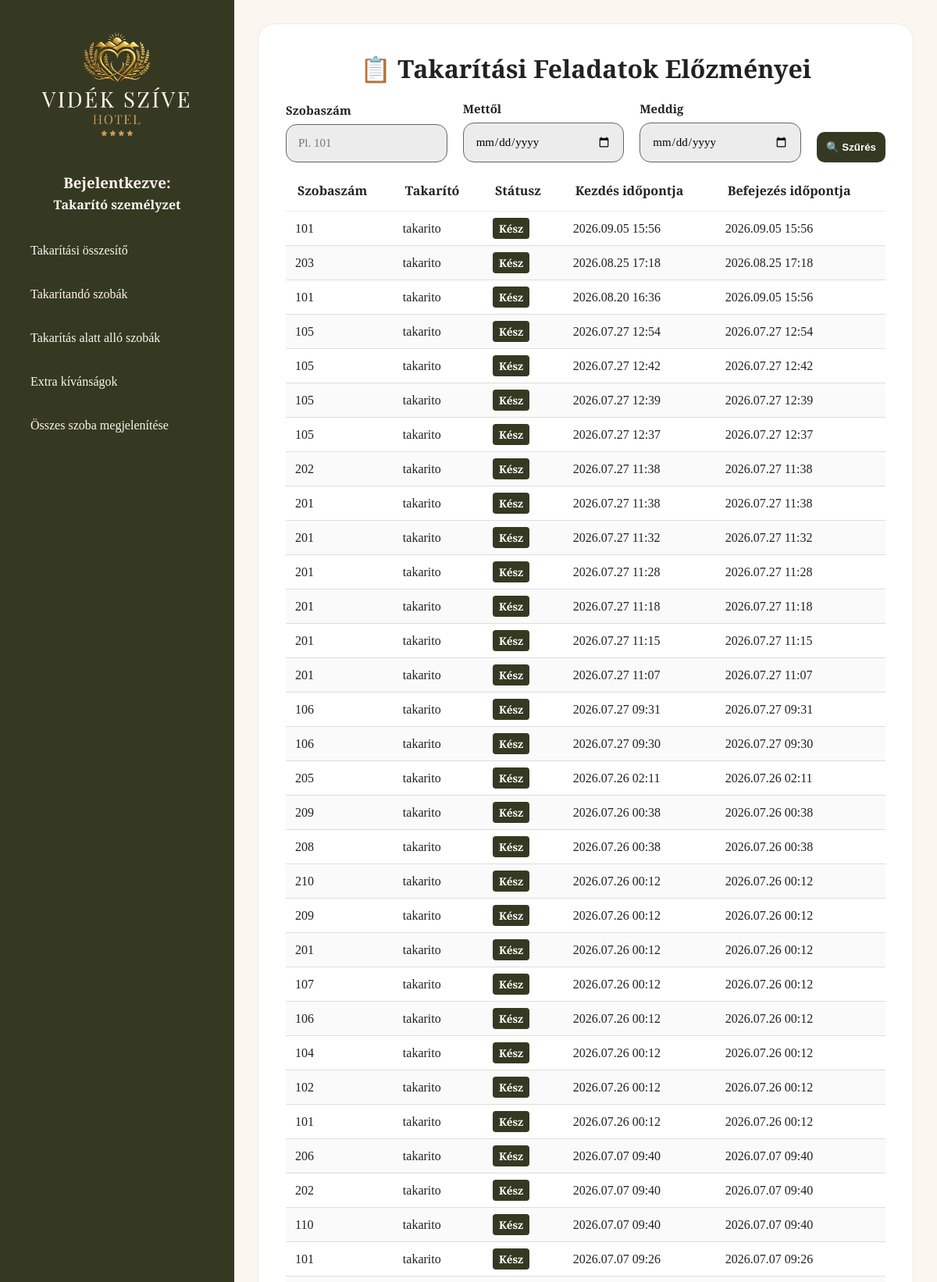
/dashboard/takaritasok/ (signed in, upper part), run on the app's committed database.
### videk_szive/models.py (models this page shows, shortened)
class CleaningTask(models.Model):
    STATUS_CHOICES = [
        ("needed", "Szükséges"),
        ("in_progress", "Folyamatban"),
        ("done", "Kész"),
    ]
    room = models.ForeignKey(Room, on_delete=models.CASCADE, related_name="cleanings")
    status = models.CharField(max_length=20, choices=STATUS_CHOICES, default="needed")
    started_at = models.DateTimeField(null=True, blank=True)
    finished_at = models.DateTimeField(null=True, blank=True)
    cleaner = models.ForeignKey(User, on_delete=models.SET_NULL, null=True, blank=True)
    created_at = models.DateTimeField(auto_now_add=True)

class Room(models.Model):
    room_number = models.IntegerField(primary_key=True, verbose_name="Szobaszám")
    room_type = models.CharField(max_length=50, verbose_name="Szobatípus")
    room_persons = models.IntegerField(verbose_name="Férőhely")
    room_size = models.IntegerField(verbose_name="Szobaméret (m²)")
    balcony = models.BooleanField(default=False, verbose_name="Erkélyes")
    price_per_night = models.IntegerField(verbose_name="Ár/éjszaka")
    status_free = models.BooleanField(default=True, verbose_name="Szabad szoba")
    status_booked = models.BooleanField(default=False, verbose_name="Kiadott szoba")
    status_need_cleaning = models.BooleanField(default=False, verbose_name="Takarítandó szoba")
    status_under_cleaning = models.BooleanField(default=False, verbose_name="Takarítás alatt álló szoba")
    status_cleaned = models.BooleanField(default=False, verbose_name="Kitakarított szoba")
    cleaning = models.BooleanField(default=False, verbose_name="Takarítást kér")
    not_cleaning = models.BooleanField(default=False, verbose_name="Takarítást nem kér")
    extra_sheets = models.BooleanField(default=False, verbose_name="Extra ágynemű")
    extra_towel = models.BooleanField(default=False, verbose_name="Extra törölköző")
    extra_showers = models.BooleanField(default=False, verbose_name="Extra tusfürdő")
    bin_clean = models.BooleanField(default=False, verbose_name="Szemetes ürítés")
    wake_up = models.BooleanField(default=False, verbose_name="Ébresztés kérése")
    wake_up_time = models.CharField(max_length=100, blank=True, null=True, verbose_name="Ébresztési időpont / Megjegyzés")
    wake_up_confirmed = models.BooleanField(default=False, verbose_name="Ébresztés visszaigazolva")
    issues = models.BooleanField(default=False, verbose_name="Műszaki hiba")
    issue_description = models.TextField(blank=True, null=True)
    wifi = models.CharField(max_length=50, blank=True, null=True, verbose_name="Wi-Fi jelszó")
    current_guest = models.ForeignKey(
        Guest,
        on_delete=models.SET_NULL,
        blank=True,
        null=True,
        related_name="rooms",
        verbose_name="Aktuális vendég"
    )
    class Meta:
        verbose_name_plural = "Rooms"

### videk_szive/views.py (the view, shortened to what this page needs)
# urls.py: path('takaritasok/', views.cleaning_history_view, name='cleaning_history'),
@login_required
def cleaning_history_view(request):
    tasks = CleaningTask.objects.all().select_related('room','cleaner').order_by('-started_at')
    room_filter = request.GET.get('room_number','').strip()
    waiting_rooms = Room.objects.filter(status_need_cleaning=True)
    if room_filter:
        waiting_rooms = waiting_rooms.filter(room_number=room_filter)
    virtual_tasks = []
    if room_filter:
        tasks = tasks.filter(room__room_number=room_filter)
    start_date_str = request.GET.get('start_date','').strip()
    end_date_str = request.GET.get('end_date','').strip()
    if start_date_str:
        start_date = datetime.strptime(start_date_str,"%Y-%m-%d")
        tasks = tasks.filter(started_at__gte=start_date)
        if virtual_tasks:
            virtual_tasks = []
    if end_date_str:
        end_date = datetime.strptime(end_date_str,"%Y-%m-%d").replace( hour=23, minute=59, second=59)
        tasks = tasks.filter(started_at__lte=end_date)
        if virtual_tasks:
            virtual_tasks = []
    combined_tasks = list(virtual_tasks) + list(tasks)
    context = {
        'tasks': combined_tasks,
        'room_filter': room_filter,
        'start_date_filter': start_date_str,
        'end_date_filter': end_date_str,
    }
    return render(request,'cleaning_history.html',context)

### videk_szive/templates/cleaning_history.html (shortened to what this page needs)
{% extends 'index.html' %}
{% load static %}
{% block content %}
<div class="card">
    <div style="text-align: center;">
        <h1>📋 Takarítási Feladatok Előzményei</h1>
    </div>
    <div class="card-filter">
    <form method="GET" action="{% url 'cleaning_history' %}" style="display: flex; flex-wrap: wrap; align-items: flex-end; gap: 20px; margin: 0; width: 100%;">
        <div class="input-group">
            <label for="room_number">Szobaszám</label>
            <input type="number" id="room_number"  name="room_number"value="{{ room_filter }}"placeholder="Pl. 101">
        </div>
        <div class="input-group">
            <label for="start_date">Mettől</label>
            <input type="date" id="start_date" name="start_date" value="{{ start_date_filter }}">
        </div>
        <div class="input-group">
            <label for="end_date">Meddig</label>
            <input type="date" id="end_date" name="end_date"value="{{ end_date_filter }}">
        </div>
        <div>
            <button type="submit" class="primary">🔍 Szűrés</button>
        </div>
    </form>
</div>
    <div style="overflow-x: auto;">
        <table style="width: 100%; border-collapse: collapse; text-align: left; margin-top: 10px;">
            <thead>
                <tr style="border-bottom: 1px solid var(--clr-lightgrey);">
                    <th style="padding:15px;">Szobaszám</th>
                    <th style="padding:15px;">Takarító</th>
                    <th style="padding:15px;">Státusz</th>
                    <th style="padding:15px;">Kezdés időpontja</th>
                    <th style="padding:15px;">Befejezés időpontja</th>
                </tr>
            </thead>
            <tbody>
                {% for task in tasks %}
                    <tr style="border-bottom: 1px solid #ddd; background-color: {% cycle 'transparent' 'rgba(0,0,0,0.02)' %};">
                        <td style="padding: 12px;">{{ task.room.room_number }}</td>
                        <td style="padding: 12px;">
                            {% if task.cleaner %}
                               {{ task.cleaner.username }}
                            {% else %}
                                <span>Nincs hozzárendelve</span>
                            {% endif %}
                        </td>
                        <td style="padding: 12px;">
                            {% if task.status == 'needed' %}
                                <span style="background-color: var(--clr-orange); color: black; padding: 4px 8px; border-radius: 4px; font-size: 0.85rem; font-weight: bold;">Várakozik</span>
                            {% elif task.status == 'in_progress' %}
                                <span style="background-color: var(--clr-blue); color: white; padding: 4px 8px; border-radius: 4px; font-size: 0.85rem; font-weight: bold;">Folyamatban</span>
                            {% elif task.status == 'done' %}
                                <span style="background-color: var(--clr-green); color: white; padding: 4px 8px; border-radius: 4px; font-size: 0.85rem; font-weight: bold;">Kész</span>
                            {% else %}
                                {{ task.status }}
                            {% endif %}
                        </td>
                        <td style="padding: 12px;">{{ task.started_at|date:"Y.m.d H:i"|default:"-" }}</td>
                        <td style="padding: 12px;">{{ task.finished_at|date:"Y.m.d H:i"|default:"-" }}</td>
                    </tr>
                {% empty %}
                    <tr>
                        <td colspan="5" style="padding: 20px; text-align: center;">
                            ✨ Nem található a keresési feltételnek megfelelő takarítási feladat.
                        </td>
                    </tr>
                {% endfor %}
            </tbody>
        </table>
    </div>
</div>
{% endblock %}

### videk_szive/static/room/style.css (style rules this page uses)
:root { --clr-green: #363922; --clr-gold: #C89E5C; --clr-gold-dark: #b58d4c; --clr-white: #FBF6F0; --clr-wwhite: #fff; --clr-grey-font: #222; --clr-grey: #666; --clr-lightgrey: #ececec; --clr-red: #E57373; --clr-lightred: #fff1f1; --clr-orange: #F4B400; --clr-lightorange: #fff8e7; --clr-blue: #64B5F6; --clr-lightblue: #eef7ff; --clr-lightgreen: #81C784; --clr-lightergreen: #effbef; --ff-playfair:"Playfair Display", serif; --ff-great: "Great Vibes", cursive; }
* { margin:0; padding:0; box-sizing:border-box; }
body { font-family: var(--ff-playfair); background:var(--clr-white); color:var(--clr-grey-font); }
button { width:100%; padding:12px; border-radius:10px; border:1px solid var(--clr-lightgrey); background:var(--clr-wwhite); margin-top:10px; font-weight:bold; cursor:pointer; }
button.primary { background:var(--clr-green); color:var(--clr-wwhite); border:none; }

### data on the page
CleaningTask: room.room_number "101", cleaner.username "takarito", status "Kész", started_at "2026.09.05 15:56", finished_at "2026.09.05 15:56"
CleaningTask: room.room_number "203", cleaner.username "takarito", status "Kész", started_at "2026.08.25 17:18", finished_at "2026.08.25 17:18"
CleaningTask: room.room_number "101", cleaner.username "takarito", status "Kész", started_at "2026.08.20 16:36", finished_at "2026.09.05 15:56"
CleaningTask: room.room_number "105", cleaner.username "takarito", status "Kész", started_at "2026.07.27 12:54", finished_at "2026.07.27 12:54"
CleaningTask: room.room_number "105", cleaner.username "takarito", status "Kész", started_at "2026.07.27 12:42", finished_at "2026.07.27 12:42"
CleaningTask: room.room_number "105", cleaner.username "takarito", status "Kész", started_at "2026.07.27 12:39", finished_at "2026.07.27 12:39"
CleaningTask: room.room_number "105", cleaner.username "takarito", status "Kész", started_at "2026.07.27 12:37", finished_at "2026.07.27 12:37"
CleaningTask: room.room_number "202", cleaner.username "takarito", status "Kész", started_at "2026.07.27 11:38", finished_at "2026.07.27 11:38"
CleaningTask: room.room_number "201", cleaner.username "takarito", status "Kész", started_at "2026.07.27 11:38", finished_at "2026.07.27 11:38"
CleaningTask: room.room_number "201", cleaner.username "takarito", status "Kész", started_at "2026.07.27 11:32", finished_at "2026.07.27 11:32"
CleaningTask: room.room_number "201", cleaner.username "takarito", status "Kész", started_at "2026.07.27 11:28", finished_at "2026.07.27 11:28"
CleaningTask: room.room_number "201", cleaner.username "takarito", status "Kész", started_at "2026.07.27 11:18", finished_at "2026.07.27 11:18"
CleaningTask: room.room_number "201", cleaner.username "takarito", status "Kész", started_at "2026.07.27 11:15", finished_at "2026.07.27 11:15"
CleaningTask: room.room_number "201", cleaner.username "takarito", status "Kész", started_at "2026.07.27 11:07", finished_at "2026.07.27 11:07"
CleaningTask: room.room_number "106", cleaner.username "takarito", status "Kész", started_at "2026.07.27 09:31", finished_at "2026.07.27 09:31"
CleaningTask: room.room_number "106", cleaner.username "takarito", status "Kész", started_at "2026.07.27 09:30", finished_at "2026.07.27 09:30"
CleaningTask: room.room_number "205", cleaner.username "takarito", status "Kész", started_at "2026.07.26 02:11", finished_at "2026.07.26 02:11"
CleaningTask: room.room_number "209", cleaner.username "takarito", status "Kész", started_at "2026.07.26 00:38", finished_at "2026.07.26 00:38"
CleaningTask: room.room_number "208", cleaner.username "takarito", status "Kész", started_at "2026.07.26 00:38", finished_at "2026.07.26 00:38"
CleaningTask: room.room_number "210", cleaner.username "takarito", status "Kész", started_at "2026.07.26 00:12", finished_at "2026.07.26 00:12"
CleaningTask: room.room_number "209", cleaner.username "takarito", status "Kész", started_at "2026.07.26 00:12", finished_at "2026.07.26 00:12"
CleaningTask: room.room_number "201", cleaner.username "takarito", status "Kész", started_at "2026.07.26 00:12", finished_at "2026.07.26 00:12"
CleaningTask: room.room_number "107", cleaner.username "takarito", status "Kész", started_at "2026.07.26 00:12", finished_at "2026.07.26 00:12"
CleaningTask: room.room_number "106", cleaner.username "takarito", status "Kész", started_at "2026.07.26 00:12", finished_at "2026.07.26 00:12"
CleaningTask: room.room_number "104", cleaner.username "takarito", status "Kész", started_at "2026.07.26 00:12", finished_at "2026.07.26 00:12"
CleaningTask: room.room_number "102", cleaner.username "takarito", status "Kész", started_at "2026.07.26 00:12", finished_at "2026.07.26 00:12"
CleaningTask: room.room_number "101", cleaner.username "takarito", status "Kész", started_at "2026.07.26 00:12", finished_at "2026.07.26 00:12"
CleaningTask: room.room_number "206", cleaner.username "takarito", status "Kész", started_at "2026.07.07 09:40", finished_at "2026.07.07 09:40"
CleaningTask: room.room_number "202", cleaner.username "takarito", status "Kész", started_at "2026.07.07 09:40", finished_at "2026.07.07 09:40"
CleaningTask: room.room_number "110", cleaner.username "takarito", status "Kész", started_at "2026.07.07 09:40", finished_at "2026.07.07 09:40"
CleaningTask: room.room_number "101", cleaner.username "takarito", status "Kész", started_at "2026.07.07 09:26", finished_at "2026.07.07 09:26"
